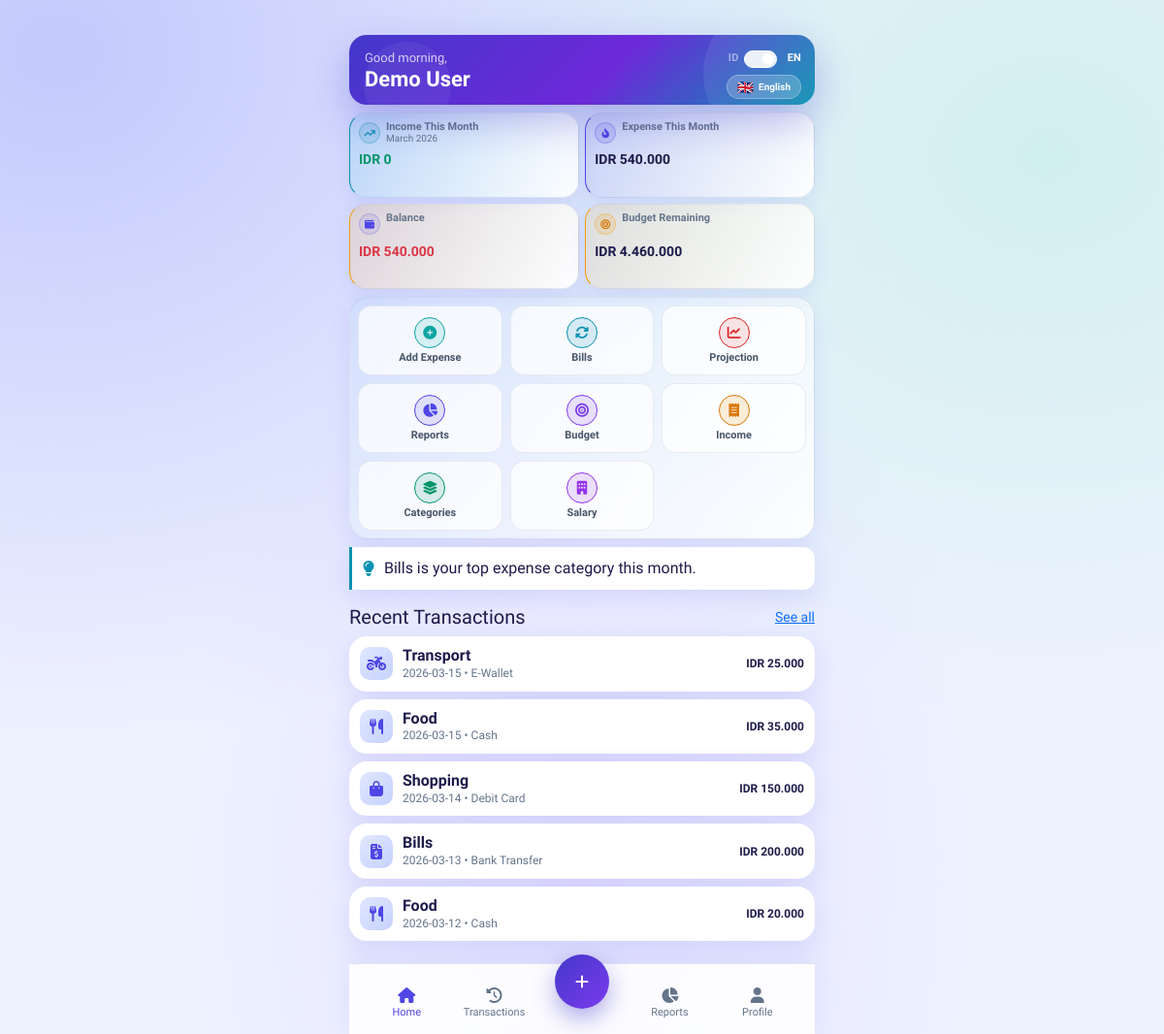
The page / (signed in) on the database its author committed.
### tables this page shows
CREATE TABLE transactions (
    id INT UNSIGNED AUTO_INCREMENT PRIMARY KEY,
    user_id INT UNSIGNED NOT NULL,
    category_id INT UNSIGNED NOT NULL,
    amount DECIMAL(12,2) NOT NULL,
    payment_method_id INT UNSIGNED NOT NULL,
    description VARCHAR(255) NULL,
    receipt_image VARCHAR(255) NULL,
    transaction_date DATE NOT NULL,
    created_at TIMESTAMP DEFAULT CURRENT_TIMESTAMP,
    CONSTRAINT fk_transactions_user FOREIGN KEY (user_id) REFERENCES users(id) ON DELETE CASCADE,
    CONSTRAINT fk_transactions_category FOREIGN KEY (category_id) REFERENCES categories(id) ON DELETE RESTRICT,
    CONSTRAINT fk_transactions_payment_method FOREIGN KEY (payment_method_id) REFERENCES payment_methods(id) ON DELETE RESTRICT,
    INDEX idx_transactions_user_date (user_id, transaction_date)
);

CREATE TABLE categories (
    id INT UNSIGNED AUTO_INCREMENT PRIMARY KEY,
    user_id INT UNSIGNED NOT NULL,
    name VARCHAR(100) NOT NULL,
    icon VARCHAR(60) NOT NULL DEFAULT 'fa-wallet',
    created_at TIMESTAMP DEFAULT CURRENT_TIMESTAMP,
    CONSTRAINT fk_categories_user FOREIGN KEY (user_id) REFERENCES users(id) ON DELETE CASCADE,
    UNIQUE KEY unique_user_category (user_id, name)
);

CREATE TABLE payment_methods (
    id INT UNSIGNED AUTO_INCREMENT PRIMARY KEY,
    name VARCHAR(80) NOT NULL UNIQUE,
    created_at TIMESTAMP DEFAULT CURRENT_TIMESTAMP
);

### app/views/dashboard.php (the view, shortened to what the rows shown need)
<div class="dashboard-compact">
<section class="hero-card hero-card-compact mb-2">
    <h2 class="hero-name mb-0"><?= e($user['name']); ?></h2>
</section>
<section class="mt-3">
    <?php if (empty($recentTransactions)): ?>
        <div class="soft-card text-center text-muted py-3"><?= e(t('No transactions yet.')); ?></div>
    <?php else: ?>
        <div class="vstack gap-2">
            <?php foreach ($recentTransactions as $tx): ?>
                <div class="transaction-item">
                    <div class="tx-icon"><i class="fa-solid <?= e($tx['category_icon']); ?>"></i></div>
                    <div class="tx-body">
                        <strong><?= e($tx['category_name']); ?></strong>
                        <small><?= e($tx['transaction_date']); ?> • <?= e($tx['payment_method_name']); ?></small>
                    </div>
                    <div class="tx-amount"><?= e(currency_format((float) $tx['amount'])); ?></div>
                </div>
            <?php endforeach; ?>
        </div>
    <?php endif; ?>
</section>
</div>

### rows shown on the page
transactions: category.name "Transport", transaction_date "2026-03-15", payment_method.name "E-Wallet", amount "IDR 25.000"
transactions: category.name "Food", transaction_date "2026-03-15", payment_method.name "Cash", amount "IDR 35.000"
transactions: category.name "Shopping", transaction_date "2026-03-14", payment_method.name "Debit Card", amount "IDR 150.000"
transactions: category.name "Bills", transaction_date "2026-03-13", payment_method.name "Bank Transfer", amount "IDR 200.000"
transactions: category.name "Food", transaction_date "2026-03-12", payment_method.name "Cash", amount "IDR 20.000"

### other values the page prints
$activeFlag "🇬🇧"
$activeLabel "English"
t('Good') "Good"
$user['name'] "Demo User"
t('Income This Month') "Income This Month"
$currentPeriodLabel "March 2026"
currency_format((float) $monthIncome) "IDR 0"
t('Expense This Month') "Expense This Month"
currency_format((float) $monthExpense) "IDR 540.000"
t('Balance') "Balance"
currency_format(abs((float) $balance)) "IDR 540.000"
t('Budget Remaining') "Budget Remaining"
currency_format((float) $remaining) "IDR 4.460.000"
t('Add Expense') "Add Expense"
t('Bills') "Bills"
